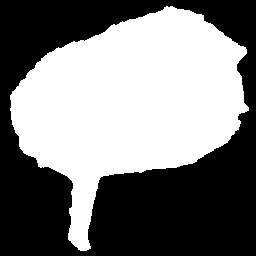
#> input picture transformed_data_demo/mask.png, 256 x 256 px
$ python -i Transformation.py   (imports and definitions only)
#> lines starting #> are read from the running program, lines starting #| are printed output that depends on the picture; after the words box and inside, x2 and y2 are one past the last pixel; in counts of white or black regions, pixels touching at a corner belong together
#> further down, picture is the input picture: shape (256, 256, 3); 48.3% white; 1 white region, box (x1, y1, x2, y2) and area: (10, 6, 249, 251) 31639
#!/usr/bin/env python3
"""Transformation.py - Image Transformation Tool

Applies 6 types of image transformations for leaf feature extraction.

Usage:
  ./Transformation.py <image_path>
  ./Transformation.py -src <dir> -dst <dir>

Transformations:
  Gaussian Blur, Mask, ROI Objects, Analyze Object,
  Pseudolandmarks, Color Histogram

Examples:
  ./Transformation.py ./Apple/image.JPG
  ./Transformation.py -src ./Apple/ -dst ./output/
"""

import sys
from pathlib import Path

import cv2 as cv
import numpy as np
import matplotlib.pyplot as plt
from matplotlib.backends.backend_agg import FigureCanvasAgg as FigureCanvas
import csv
from skimage import measure, filters, morphology, color, exposure, util

IMAGE_EXTENSIONS = {".jpg", ".jpeg", ".png", ".bmp", ".tiff", ".tif"}


# [9 lines left out: function _print_progress, not called in this run]


def is_image(filename):
    """Check if file is an image based on extension."""
    return Path(filename).suffix.lower() in IMAGE_EXTENSIONS


class Transformation:
    """Image transformation class using scikit-image."""

    def __init__(self, image: np.ndarray):
        """Initialize with an image array."""
        self.img = image
        self.mask = self._create_mask()

    def _rgb(self):
        """Return RGB image as float in [0, 1] for scikit-image."""
        rgb = cv.cvtColor(self.img, cv.COLOR_BGR2RGB)
        return util.img_as_float32(rgb)

    def _create_mask(self):
        """Create binary mask to isolate leaf from background."""
        # Convert to HSV and extract saturation channel (skimage expects RGB)
        hsv = color.rgb2hsv(self._rgb())
#> hsv: shape (256, 256, 3) float32; mean of channels 0, 1, 2 0, 0, 0.483
        saturation = hsv[:, :, 1]
#> saturation: shape (256, 256) float32; every value is 0

        # Apply binary threshold (fixed threshold similar to 58/255)
        binary = saturation > (58.0 / 255.0)
#> binary: shape (256, 256) bool; every value is 0
        return (binary.astype(np.uint8) * 255)

    # [188 lines left out: functions gaussian_blur, masked_leaf, roi_contours, analyze_shape, _draw_pseudolandmarks, _pseudolandmarks_skimage, not called in this run]

    def pseudolandmarks(self):
        """Pseudolandmarks transformation."""
        return self._pseudolandmarks_skimage()

    def color_histogram(self):
        """Color Histogram transformation."""
        # Build histograms for RGB, HSV and LAB channels and return as image
        rgb = self._rgb()
        mask_bool = self.mask > 0

        channels = {
            'red': rgb[:, :, 0],
            'green': rgb[:, :, 1],
            'blue': rgb[:, :, 2],
        }

        hsv = color.rgb2hsv(rgb)
        channels['hue'] = hsv[:, :, 0]
        channels['saturation'] = hsv[:, :, 1]
        channels['value'] = hsv[:, :, 2]

        lab = color.rgb2lab(rgb)
#> lab: shape (256, 256, 3) float32; mean of channels 0, 1, 2 48.3, 0, 0
        channels['lightness'] = lab[:, :, 0]
        channels['green-magenta'] = lab[:, :, 1]
        channels['blue-yellow'] = lab[:, :, 2]

        hist_data = {}
        for name, ch in channels.items():
            values = ch[mask_bool]
            if values.size == 0:
                hist = np.zeros(256, dtype=float)
            else:
                hist, _ = exposure.histogram(values, nbins=256)
                total = hist.sum() if hist.sum() != 0 else 1
                hist = (hist / total) * 100.0
            hist_data[name] = hist
#> this loop made 9 passes
#> name on passes 1 to 9: 'red', 'green', 'blue', 'hue', 'saturation', 'value', 'lightness', 'green-magenta', 'blue-yellow'
#> after the loop, hist_data = 9 items

        # Render a small figure to an image for saving
        fig, ax = plt.subplots(figsize=(3, 6), dpi=150)
        x = np.arange(256)
        color_map = {
            "blue": "b",
            "green": "g",
            "red": "r",
            "hue": "m",
            "saturation": "c",
            "value": "y",
            "lightness": "k",
            "green-magenta": "tab:olive",
            "blue-yellow": "tab:orange",
        }
        for name, hist in hist_data.items():
            ax.plot(
                x,
                hist,
                label=name,
                color=color_map.get(name, "k"),
                linewidth=1.0,
            )

        ax.set_xlabel("pixel intensity")
        ax.set_ylabel("proportion of pixels (%)")
        ax.legend(fontsize="xx-small")
        ax.set_xlim(0, 255)
        fig.tight_layout()
        canvas = FigureCanvas(fig)
        canvas.draw()
        width, height = canvas.get_width_height()
        buf = np.frombuffer(canvas.tostring_rgb(), dtype=np.uint8)
        hist_img = buf.reshape((height, width, 3))
        hist_img = cv.cvtColor(hist_img, cv.COLOR_RGB2BGR)
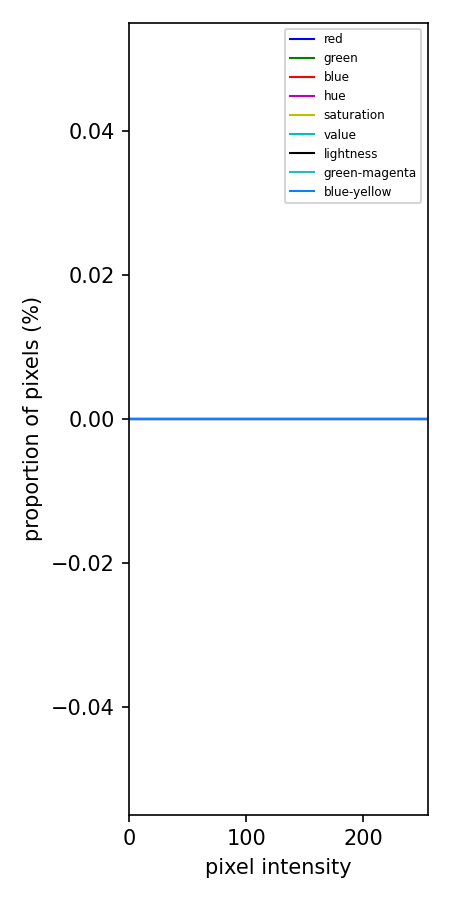
#> hist_img: shape (900, 450, 3); mean R, G, B 249.1, 249.3, 249.5
        plt.close(fig)
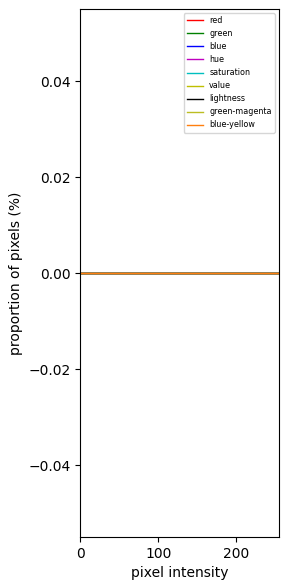
#> figure drawn by matplotlib, 1 panel
        return hist_img

    # [430 lines left out: functions color_histogram_data, get_all_transformations, display_transformations, save_transformations, save_dataset_entry, process_directory and 1 more, not called in this run]


# [2 lines not run here, left out]

>>> import cv2
>>> picture = cv2.imread('../transformed_data_demo/mask.png')
>>> result = Transformation(picture).color_histogram()
